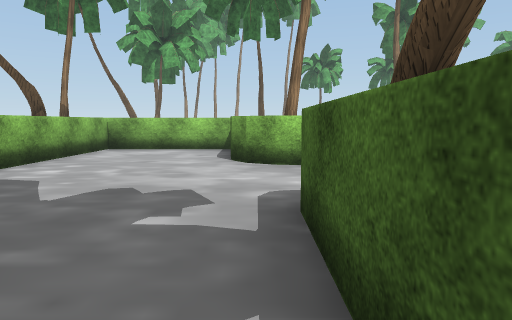
[1] (above)

24 first-person views from a walk through a Unity game level. The camera is 1.5 m above the floor, tilts 6° down and sees 70° across. The floor is counted in squares, 2 m on a side. Each view is taken from the middle of a square. On the plan, view 1 faces up. The plan holds only what a view shows up to about 11 squares ahead; the rest is blank. The place goes on beyond the plan. The player is left out. Some surface patterns are stand-ins.

[2]
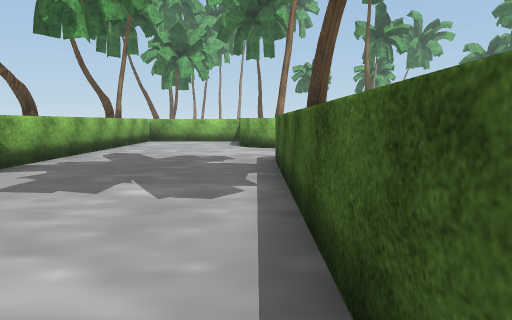

[3]
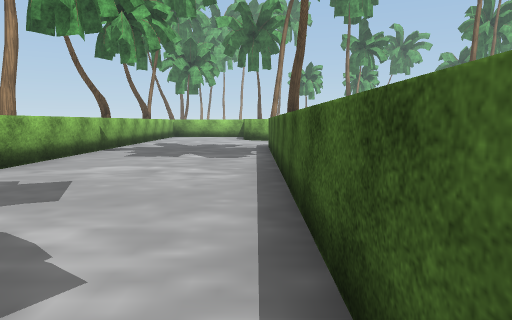

[4]
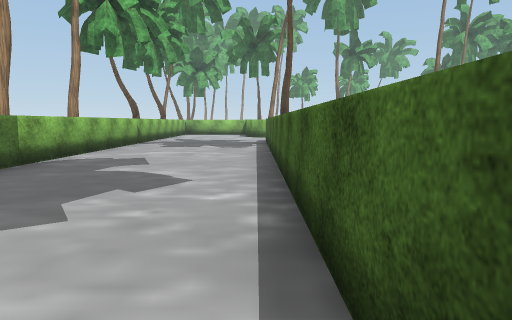

[5]
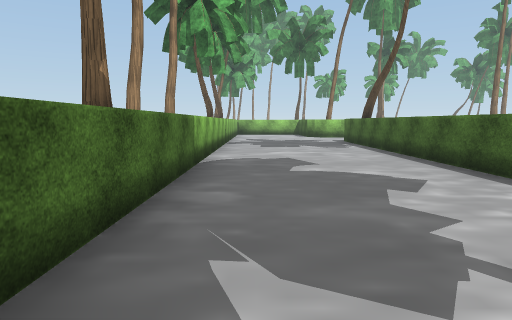

[6]
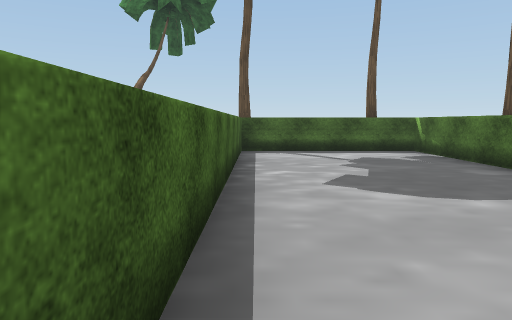

[7]
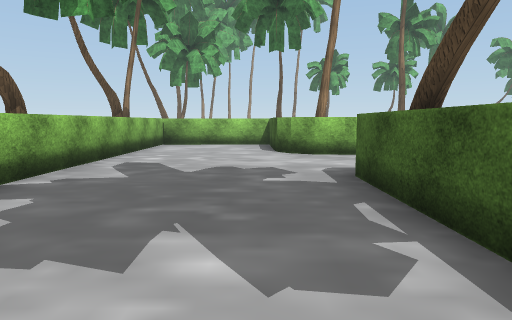

[8]
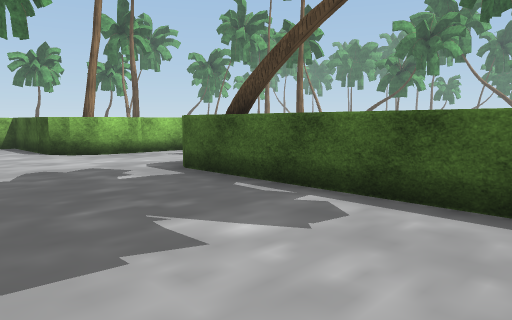

[9]
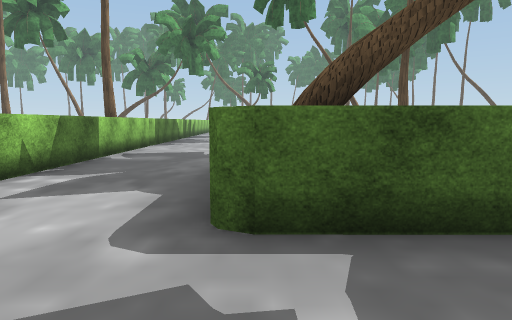

[10]
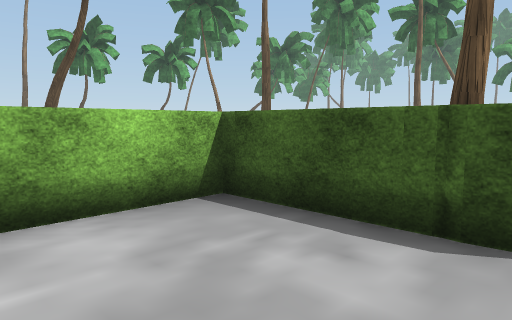

[11]
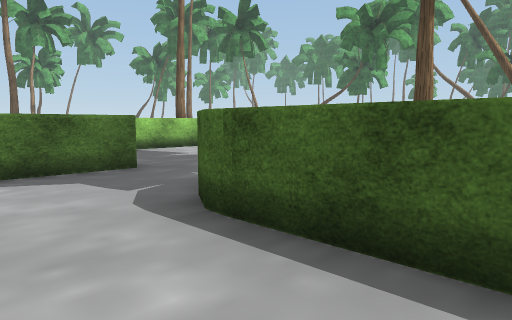

[12]
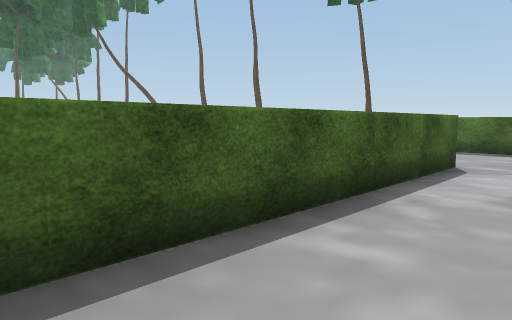

[13]
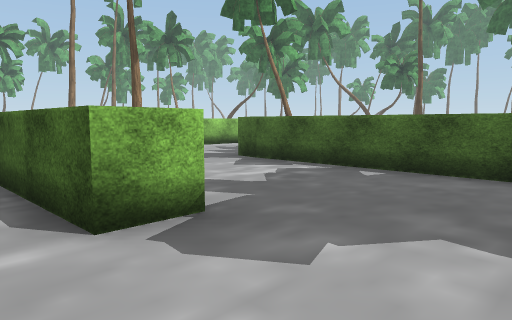

[14]
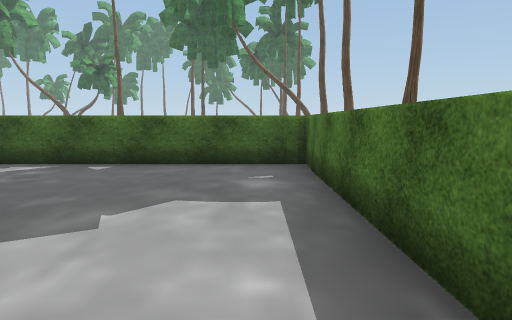

[15]
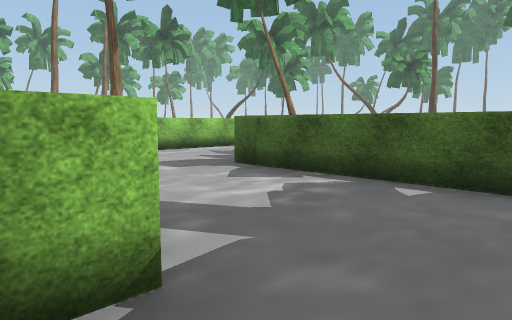

[16]
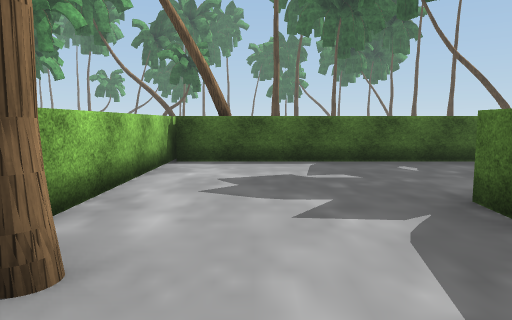

[17]
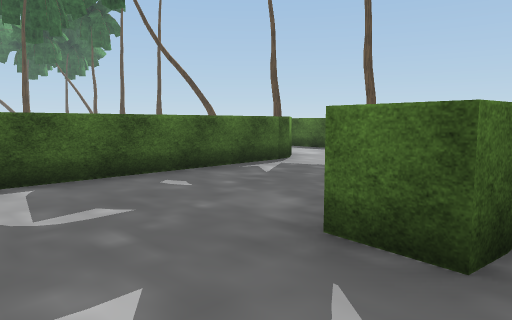

[18]
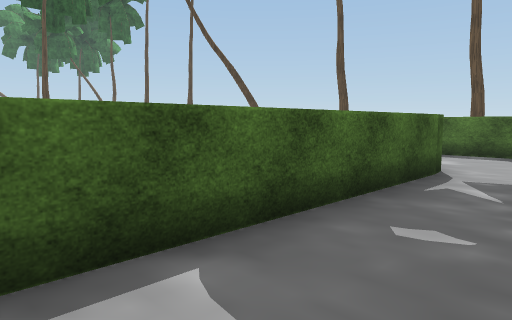

[19]
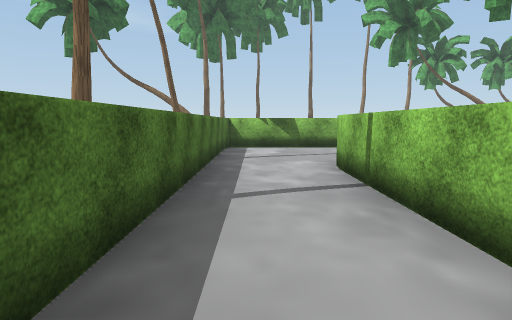

[20]
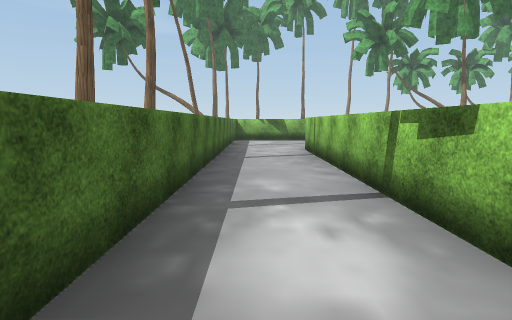

[21]
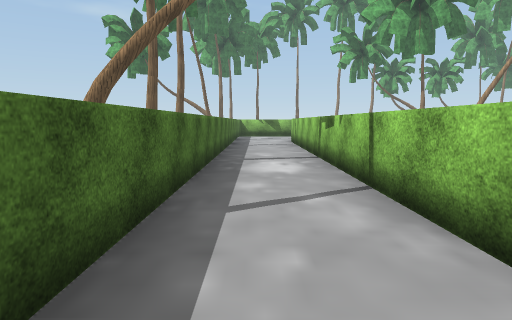

[22]
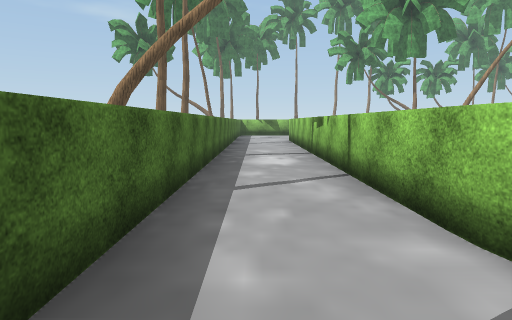

[23]
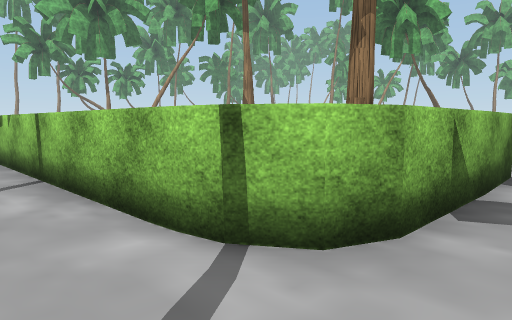

[24]
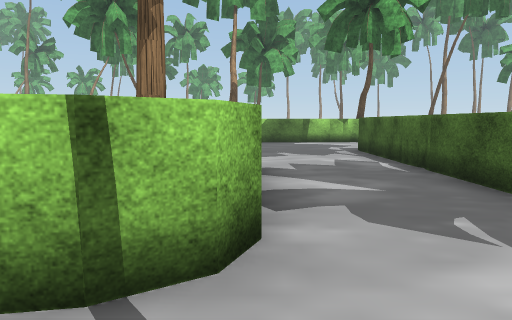

### Floor plan
Points are (right, up) in squares from view 1. A wall is a line through its corners. A room is listed if a view was taken in it or the views show most of it. See-through windows are left out.
Room 1 (views 1, 2, 3, 4, 5, 6, 7, 8, 9, 10)
walls: (4.8, 2.6) (2.8, 2.6); (8.5, 6.3) (1, 6.3); (1.1, 6.3) (0.3, 6.4) (-0.2, 6.6) (-0.5, 7.2) (-0.6, 9.9) (-4, 9.9) (-4, -11.3) (0.4, -11.3) (0.4, 3.1)
ways out: opening at (4, 1.5) to room 2
objects: tree (-3, -12); tree (1, 2); tree (9, 7)
Room 2 (views 11, 12, 13, 14, 15, 16, 17, 18, 19, 20, 21, 24)
walls: (9.3, -7.6) (9.3, -10.9) (27.9, -10.9); (8.4, -4.6) (8.5, -4) (9.4, -4); (12.8, -7.5) (12.8, -0.5); (13.2, -8.4) (12.9, -7.9) (12.8, -7.4); (9.6, -10.8) (10.2, -10.9); (4.9, -7.6) (3.9, -7.6) (3.8, -0.6) (4.2, 0.1); (13.5, -0.4) (8.6, -0.4); (3.1, -10.8) (8.4, -10.9) (8.4, -4.4); (27.2, -8.7) (14.3, -8.7) (13.7, -8.6); (27.8, -8.3) (27.3, -8.6) (26.8, -8.7)
ways out: opening at (4, 1.5) to room 1; opening at (28, -9.5) to room 3
objects: tree (8, -1); tree (13, -1)
Room 3 (views 22, 23)
walls: (28.1, -4.1) (28, -7.7) (27.8, -8.3); (30.7, -4.1) (30.7, -3.6); (30.7, -6.2) (30.7, -0.4)
ways out: opening at (28, -9.5) to room 2
objects: tree (27, -7)

Where each view was taken, in squares from view 1:
view 1: 0 up, 0 right, facing up
view 2: 4 down, 0 right, facing up
view 3: 8 down, 0 right, facing up
view 4: 11 down, 0 right, facing up
view 5: 11 down, 3 left, facing up
view 6: 2 down, 0 right, facing down
view 7: 2 down, 1 left, facing up
view 8: 2 down, 3 left, facing up-right
view 9: 3 up, 2 left, facing right
view 10: 7 up, 3 left, facing up-right
view 11: 3 down, 2 right, facing up-right
view 12: 1 down, 2 right, facing down-right
view 13: 10 down, 3 right, facing up-right
view 14: 10 down, 2 right, facing right
view 15: 9 down, 4 right, facing up-right
view 16: 2 down, 6 right, facing right
view 17: 2 down, 8 right, facing down-right
view 18: 2 down, 11 right, facing down-right
view 19: 10 down, 20 right, facing left
view 20: 10 down, 24 right, facing left
view 21: 10 down, 28 right, facing left
view 22: 10 down, 29 right, facing left
view 23: 10 down, 29 right, facing up-left
view 24: 10 down, 28 right, facing up
